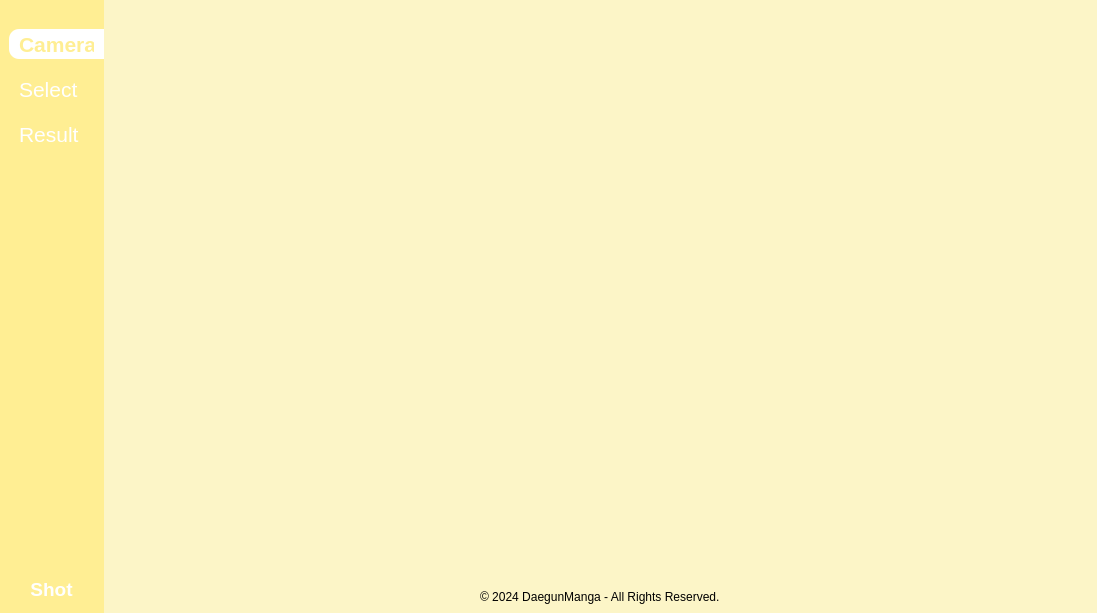
<?xml version="1.0" encoding="UTF-8"?>
<ui version="4.0">
 <class>MainWindow</class>
 <widget class="QMainWindow" name="MainWindow">
  <property name="geometry">
   <rect>
    <x>0</x>
    <y>0</y>
    <width>1097</width>
    <height>613</height>
   </rect>
  </property>
  <property name="font">
   <font>
    <family>.AppleSystemUIFont</family>
   </font>
  </property>
  <property name="windowTitle">
   <string>MainWindow</string>
  </property>
  <property name="autoFillBackground">
   <bool>false</bool>
  </property>
  <property name="styleSheet">
   <string notr="true">#MainWindow {
	background-color: #fcf5c7;
}</string>
  </property>
  <property name="documentMode">
   <bool>false</bool>
  </property>
  <widget class="QWidget" name="centralwidget">
   <layout class="QGridLayout" name="gridLayout_2">
    <property name="leftMargin">
     <number>0</number>
    </property>
    <property name="topMargin">
     <number>0</number>
    </property>
    <property name="rightMargin">
     <number>0</number>
    </property>
    <property name="bottomMargin">
     <number>0</number>
    </property>
    <property name="spacing">
     <number>0</number>
    </property>
    <item row="0" column="1">
     <widget class="QWidget" name="mainWidget" native="true">
      <property name="styleSheet">
       <string notr="true">QWidget#mainWidget {
	background: url(:/assets/background.png) no-repeat center;
}</string>
      </property>
      <layout class="QVBoxLayout" name="verticalLayout_3">
       <item>
        <widget class="QStackedWidget" name="stackedWidget">
         <property name="font">
          <font>
           <family>.AppleSystemUIFont</family>
          </font>
         </property>
         <property name="styleSheet">
          <string notr="true"/>
         </property>
         <property name="currentIndex">
          <number>0</number>
         </property>
         <widget class="QWidget" name="cameraPage">
          <layout class="QGridLayout" name="gridLayout_3" rowstretch="1,0">
           <property name="leftMargin">
            <number>0</number>
           </property>
           <property name="topMargin">
            <number>0</number>
           </property>
           <property name="rightMargin">
            <number>0</number>
           </property>
           <property name="bottomMargin">
            <number>0</number>
           </property>
           <item row="1" column="0" alignment="Qt::AlignmentFlag::AlignHCenter">
            <widget class="QLabel" name="label">
             <property name="styleSheet">
              <string notr="true">color: black;</string>
             </property>
             <property name="text">
              <string>© 2024 DaegunManga - All Rights Reserved.</string>
             </property>
            </widget>
           </item>
           <item row="0" column="0">
            <widget class="QLabel" name="videoLabel">
             <property name="font">
              <font>
               <pointsize>28</pointsize>
              </font>
             </property>
             <property name="styleSheet">
              <string notr="true"/>
             </property>
             <property name="text">
              <string/>
             </property>
             <property name="alignment">
              <set>Qt::AlignmentFlag::AlignCenter</set>
             </property>
            </widget>
           </item>
          </layout>
         </widget>
         <widget class="QWidget" name="selectPage">
          <property name="enabled">
           <bool>true</bool>
          </property>
          <layout class="QGridLayout" name="gridLayout_4" columnstretch="0,0">
           <property name="sizeConstraint">
            <enum>QLayout::SizeConstraint::SetDefaultConstraint</enum>
           </property>
           <property name="leftMargin">
            <number>0</number>
           </property>
           <property name="topMargin">
            <number>0</number>
           </property>
           <property name="rightMargin">
            <number>0</number>
           </property>
           <property name="bottomMargin">
            <number>0</number>
           </property>
           <item row="1" column="1">
            <widget class="QPushButton" name="selectButton">
             <property name="enabled">
              <bool>true</bool>
             </property>
             <property name="minimumSize">
              <size>
               <width>110</width>
               <height>40</height>
              </size>
             </property>
             <property name="maximumSize">
              <size>
               <width>110</width>
               <height>40</height>
              </size>
             </property>
             <property name="font">
              <font>
               <pointsize>14</pointsize>
               <bold>true</bold>
              </font>
             </property>
             <property name="styleSheet">
              <string notr="true">QPushButton {
	background-color: #ffee93;
	color: white;
	border: none;
	border-radius: 4px;
}

QPushButton:pressed {
	background-color: #ffeb7f;
}

QPushButton:disabled {
	background-color: darkgray;
}</string>
             </property>
             <property name="text">
              <string>Next</string>
             </property>
             <property name="checkable">
              <bool>false</bool>
             </property>
             <property name="checked">
              <bool>false</bool>
             </property>
             <property name="autoExclusive">
              <bool>false</bool>
             </property>
             <property name="autoDefault">
              <bool>false</bool>
             </property>
             <property name="default">
              <bool>false</bool>
             </property>
             <property name="flat">
              <bool>false</bool>
             </property>
            </widget>
           </item>
           <item row="1" column="0">
            <spacer name="horizontalSpacer">
             <property name="orientation">
              <enum>Qt::Orientation::Horizontal</enum>
             </property>
             <property name="sizeHint" stdset="0">
              <size>
               <width>617</width>
               <height>20</height>
              </size>
             </property>
            </spacer>
           </item>
           <item row="0" column="0" colspan="2">
            <widget class="QWidget" name="widget" native="true">
             <layout class="QGridLayout" name="gridLayout_5">
              <property name="leftMargin">
               <number>0</number>
              </property>
              <property name="topMargin">
               <number>0</number>
              </property>
              <property name="rightMargin">
               <number>0</number>
              </property>
              <property name="bottomMargin">
               <number>0</number>
              </property>
              <item row="0" column="0">
               <layout class="QGridLayout" name="selectLayout">
                <property name="spacing">
                 <number>9</number>
                </property>
               </layout>
              </item>
             </layout>
            </widget>
           </item>
          </layout>
         </widget>
         <widget class="QWidget" name="resultPage">
          <layout class="QGridLayout" name="gridLayout_6" columnstretch="0,1,0">
           <property name="leftMargin">
            <number>0</number>
           </property>
           <property name="topMargin">
            <number>0</number>
           </property>
           <property name="rightMargin">
            <number>0</number>
           </property>
           <property name="bottomMargin">
            <number>0</number>
           </property>
           <item row="0" column="0">
            <widget class="QWidget" name="widget_2" native="true">
             <property name="styleSheet">
              <string notr="true">QPushButton {
	background-color: #ffc09f;
	border: 3px solid #ffc09f;
	border-radius: 8px;
}

QPushButton:checked {
	background-color: #ffb28a;
}</string>
             </property>
             <layout class="QGridLayout" name="gridLayout_8">
              <property name="leftMargin">
               <number>0</number>
              </property>
              <property name="topMargin">
               <number>0</number>
              </property>
              <property name="rightMargin">
               <number>0</number>
              </property>
              <property name="bottomMargin">
               <number>0</number>
              </property>
              <item row="0" column="0">
               <layout class="QVBoxLayout" name="verticalLayout_4">
                <property name="sizeConstraint">
                 <enum>QLayout::SizeConstraint::SetDefaultConstraint</enum>
                </property>
                <item>
                 <widget class="QPushButton" name="filterButton_1">
                  <property name="minimumSize">
                   <size>
                    <width>80</width>
                    <height>80</height>
                   </size>
                  </property>
                  <property name="maximumSize">
                   <size>
                    <width>80</width>
                    <height>80</height>
                   </size>
                  </property>
                  <property name="font">
                   <font>
                    <pointsize>16</pointsize>
                    <bold>true</bold>
                   </font>
                  </property>
                  <property name="text">
                   <string>F1</string>
                  </property>
                  <property name="checkable">
                   <bool>true</bool>
                  </property>
                  <property name="checked">
                   <bool>true</bool>
                  </property>
                  <property name="autoExclusive">
                   <bool>true</bool>
                  </property>
                 </widget>
                </item>
                <item>
                 <widget class="QPushButton" name="filterButton_2">
                  <property name="minimumSize">
                   <size>
                    <width>80</width>
                    <height>80</height>
                   </size>
                  </property>
                  <property name="maximumSize">
                   <size>
                    <width>80</width>
                    <height>80</height>
                   </size>
                  </property>
                  <property name="font">
                   <font>
                    <pointsize>16</pointsize>
                    <bold>true</bold>
                   </font>
                  </property>
                  <property name="text">
                   <string>F2</string>
                  </property>
                  <property name="checkable">
                   <bool>true</bool>
                  </property>
                  <property name="autoExclusive">
                   <bool>true</bool>
                  </property>
                 </widget>
                </item>
                <item>
                 <widget class="QPushButton" name="filterButton_3">
                  <property name="minimumSize">
                   <size>
                    <width>80</width>
                    <height>80</height>
                   </size>
                  </property>
                  <property name="maximumSize">
                   <size>
                    <width>80</width>
                    <height>80</height>
                   </size>
                  </property>
                  <property name="font">
                   <font>
                    <pointsize>16</pointsize>
                    <bold>true</bold>
                   </font>
                  </property>
                  <property name="text">
                   <string>F3</string>
                  </property>
                  <property name="checkable">
                   <bool>true</bool>
                  </property>
                  <property name="autoExclusive">
                   <bool>true</bool>
                  </property>
                 </widget>
                </item>
               </layout>
              </item>
             </layout>
            </widget>
           </item>
           <item row="0" column="1">
            <widget class="QWidget" name="widget_3" native="true">
             <layout class="QGridLayout" name="gridLayout">
              <property name="leftMargin">
               <number>0</number>
              </property>
              <property name="topMargin">
               <number>0</number>
              </property>
              <property name="rightMargin">
               <number>0</number>
              </property>
              <property name="bottomMargin">
               <number>0</number>
              </property>
              <item row="0" column="0">
               <widget class="QLabel" name="resultLabel">
                <property name="text">
                 <string/>
                </property>
                <property name="alignment">
                 <set>Qt::AlignmentFlag::AlignCenter</set>
                </property>
               </widget>
              </item>
             </layout>
            </widget>
           </item>
           <item row="0" column="2">
            <widget class="QWidget" name="widget_4" native="true">
             <layout class="QGridLayout" name="gridLayout_7">
              <property name="leftMargin">
               <number>0</number>
              </property>
              <property name="topMargin">
               <number>0</number>
              </property>
              <property name="rightMargin">
               <number>0</number>
              </property>
              <property name="bottomMargin">
               <number>0</number>
              </property>
              <item row="1" column="0">
               <widget class="QPushButton" name="saveButton">
                <property name="minimumSize">
                 <size>
                  <width>110</width>
                  <height>40</height>
                 </size>
                </property>
                <property name="maximumSize">
                 <size>
                  <width>110</width>
                  <height>40</height>
                 </size>
                </property>
                <property name="font">
                 <font>
                  <pointsize>14</pointsize>
                  <bold>true</bold>
                 </font>
                </property>
                <property name="styleSheet">
                 <string notr="true">QPushButton {
	background-color: #51D161;
	color: white;
	border: none;
	border-radius: 4px;
}

QPushButton:pressed {
	background-color: #31BC44;
}

QPushButton:disabled {
	background-color: darkgray;
}</string>
                </property>
                <property name="text">
                 <string>Save</string>
                </property>
               </widget>
              </item>
              <item row="0" column="0">
               <spacer name="verticalSpacer_2">
                <property name="orientation">
                 <enum>Qt::Orientation::Vertical</enum>
                </property>
                <property name="sizeHint" stdset="0">
                 <size>
                  <width>20</width>
                  <height>40</height>
                 </size>
                </property>
               </spacer>
              </item>
             </layout>
            </widget>
           </item>
          </layout>
         </widget>
        </widget>
       </item>
      </layout>
     </widget>
    </item>
    <item row="0" column="0">
     <widget class="QWidget" name="sidebar" native="true">
      <property name="styleSheet">
       <string notr="true">QWidget {
	background-color: #ffee93;
	padding-right: 10px;
}

QPushButton {
	color: white;
	text-align: left;
	border: none;
	height: 30px;
	padding-left: 10px;
	border-top-left-radius: 10px;
	border-bottom-left-radius: 10px;
}

QPushButton#startButton {
	text-align: center;
	border-radius: 10px;
	margin-right: 10px;
}

QPushButton:hover {
	background-color: #fff1a9;
}

QPushButton:checked {
	background-color: white;
	color: #ffee93;
	font-weight: bold;
}</string>
      </property>
      <layout class="QVBoxLayout" name="verticalLayout_2">
       <property name="rightMargin">
        <number>0</number>
       </property>
       <item>
        <widget class="QLabel" name="logoLabel">
         <property name="text">
          <string/>
         </property>
         <property name="pixmap">
          <pixmap resource="resources.qrc">:/assets/logo.png</pixmap>
         </property>
        </widget>
       </item>
       <item>
        <layout class="QVBoxLayout" name="verticalLayout">
         <property name="spacing">
          <number>15</number>
         </property>
         <item>
          <widget class="QPushButton" name="navCamera">
           <property name="font">
            <font>
             <family>.AppleSystemUIFont</family>
             <pointsize>16</pointsize>
             <bold>false</bold>
            </font>
           </property>
           <property name="styleSheet">
            <string notr="true"/>
           </property>
           <property name="text">
            <string>Camera</string>
           </property>
           <property name="checkable">
            <bool>true</bool>
           </property>
           <property name="checked">
            <bool>true</bool>
           </property>
           <property name="autoExclusive">
            <bool>true</bool>
           </property>
          </widget>
         </item>
         <item>
          <widget class="QPushButton" name="navSelect">
           <property name="font">
            <font>
             <family>.AppleSystemUIFont</family>
             <pointsize>16</pointsize>
            </font>
           </property>
           <property name="text">
            <string>Select</string>
           </property>
           <property name="checkable">
            <bool>true</bool>
           </property>
           <property name="autoExclusive">
            <bool>true</bool>
           </property>
          </widget>
         </item>
         <item>
          <widget class="QPushButton" name="navResult">
           <property name="font">
            <font>
             <pointsize>16</pointsize>
            </font>
           </property>
           <property name="text">
            <string>Result</string>
           </property>
           <property name="checkable">
            <bool>true</bool>
           </property>
           <property name="autoExclusive">
            <bool>true</bool>
           </property>
          </widget>
         </item>
        </layout>
       </item>
       <item>
        <spacer name="verticalSpacer">
         <property name="orientation">
          <enum>Qt::Orientation::Vertical</enum>
         </property>
         <property name="sizeHint" stdset="0">
          <size>
           <width>20</width>
           <height>328</height>
          </size>
         </property>
        </spacer>
       </item>
       <item>
        <widget class="QPushButton" name="startButton">
         <property name="font">
          <font>
           <family>.AppleSystemUIFont</family>
           <pointsize>14</pointsize>
           <bold>true</bold>
          </font>
         </property>
         <property name="styleSheet">
          <string notr="true"/>
         </property>
         <property name="text">
          <string>Shot</string>
         </property>
         <property name="icon">
          <iconset resource="resources.qrc">
           <normaloff>:/assets/camera.png</normaloff>:/assets/camera.png</iconset>
         </property>
         <property name="iconSize">
          <size>
           <width>20</width>
           <height>20</height>
          </size>
         </property>
        </widget>
       </item>
      </layout>
     </widget>
    </item>
   </layout>
  </widget>
 </widget>
 <resources>
  <include location="resources.qrc"/>
 </resources>
 <connections/>
</ui>
